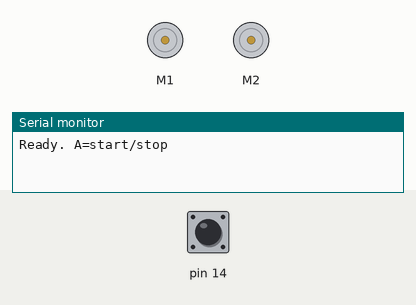
Simulated run of this sketch. Board: Arduino Leonardo, built with avr-gcc and run on an emulated ATmega32U4. On the bench: 2 × DC motor (green arrow = forward, orange = backward, longer = faster), the last lines printed to the serial monitor. The inputs (shaded band) are chosen by the test bench; at power-on: pin 14 HIGH.

Above: at 1.2 s.
1.3 s: pin 14 pulled LOW for 0.15 s
At 1.7 s:
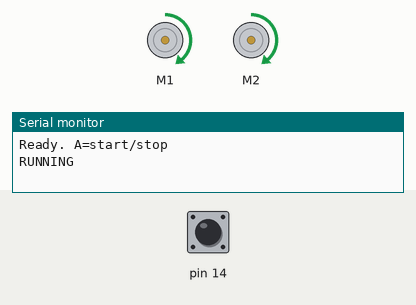
2.9 s: pin 14 pulled LOW for 1 s
At 4.1 s:
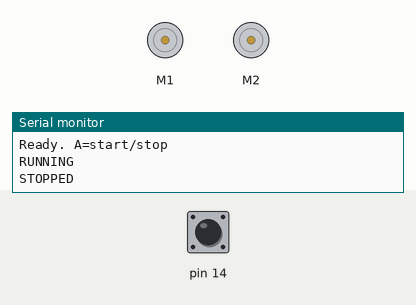
5.4 s: pin 14 pulled LOW for 3.2 s
At 6.0 s:
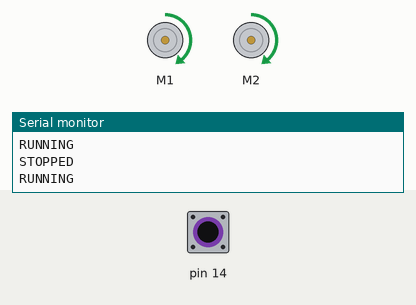
Timing chart, 0 to 8.4 s (numbered marks = the images above; inputs shaded):
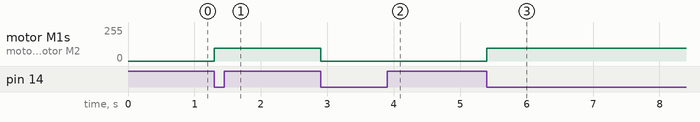

The sketch:

romi32u4_265.ino
```cpp
// snippet: romi32u4_265
// tags: romi, romi32u4, pololu, differential-drive, motors
// boards: romi32u4
// library: Romi32U4
// description: Romi32U4: button A starts and stops motors
// prompts: romi32u4, button, starts, stops, motors, include
// verified: compile-only
// source: kd-generated (id 265)
// exact-include: Romi32U4.h

#include <Romi32U4.h>

Romi32U4ButtonA buttonA;
Romi32U4Motors motors;
bool running = false;

void setup() {
  Serial.begin(9600);
  Serial.println("Ready. A=start/stop");
}

void loop() {
  if (buttonA.getSingleDebouncedPress()) {
    running = !running;
    if (running) {
      motors.setSpeeds(150, 150);
      ledGreen(true);  // Romi on-board green LED (true=on)
      Serial.println("RUNNING");
    } else {
      motors.setSpeeds(0, 0);
      ledGreen(false);  // Romi on-board green LED (true=on)
      Serial.println("STOPPED");
    }
  }
}
```

Measured:
- after the input at 1.3 s, motor M1, motor M2: stopped → forward 95/255 at once
- after the input at 2.9 s, motor M1, motor M2: forward 95/255 → stopped at once
- after the input at 5.4 s, motor M1, motor M2: stopped → forward 95/255 at once
